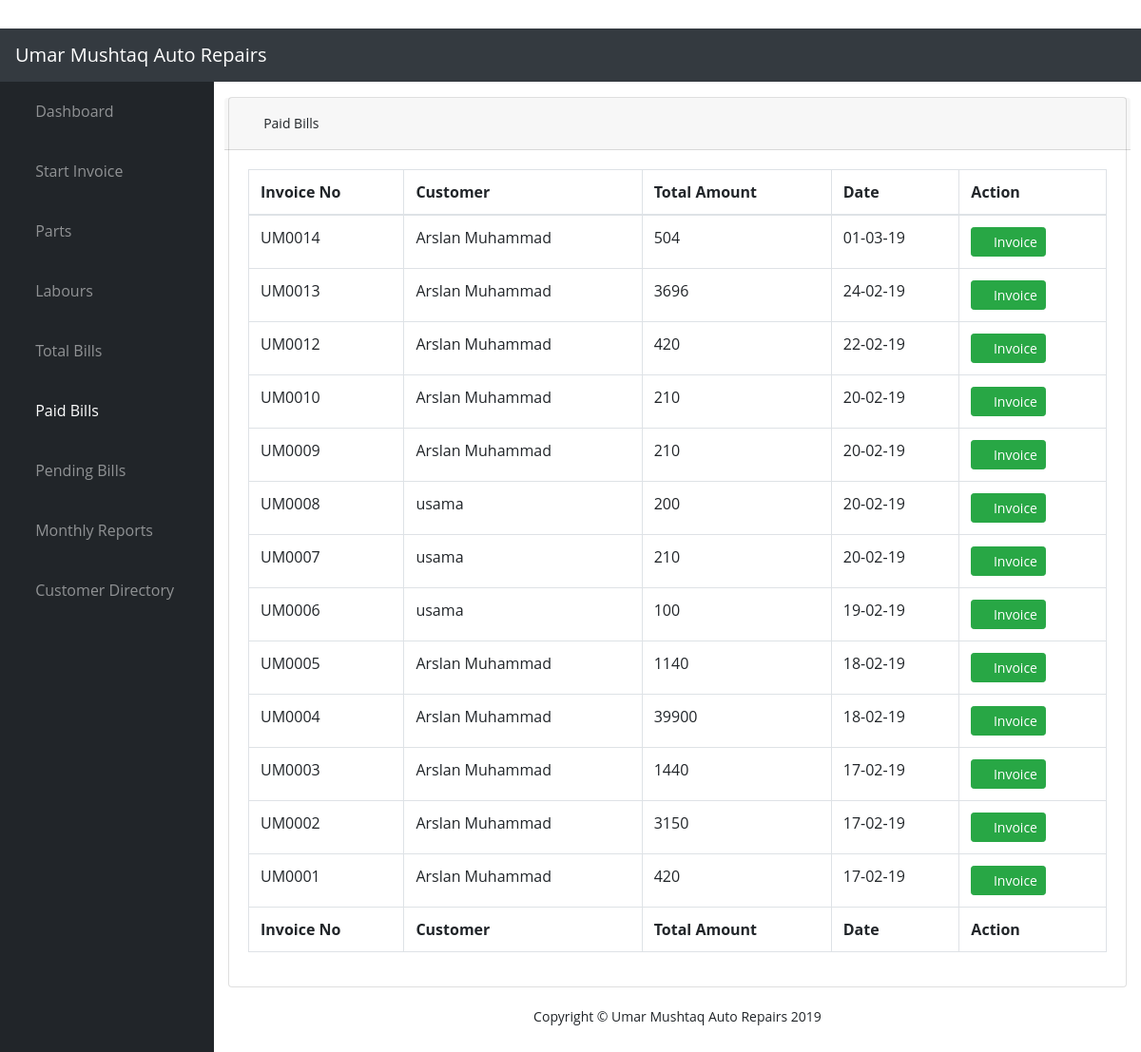
/PaidBills (signed in), run on the app's committed database.
### app/models.py (models this page shows)
class Invoice(models.Model):
    invoiceNo = models.CharField(max_length=10, blank=True)
    customer = models.ForeignKey(Customer, null=True)
    plate = models.CharField(max_length=20)
    model = models.CharField(max_length=20)
    AC_CHOICES = ((True, 'AC'), (False, 'Non AC'))
    isAC = models.BooleanField(choices=AC_CHOICES, default='AC')
    Tran_CHOICES = ((True, 'Automatic'), (False, 'Manual'))
    transmission = models.BooleanField(choices=Tran_CHOICES, default='Automatic')
    color = models.CharField(max_length=20)
    miles = models.CharField(max_length=20)
    motor = models.CharField(max_length=20)
    year = models.CharField(max_length=20)
    partTotal = models.PositiveIntegerField(default = 0)
    labourTotal = models.PositiveIntegerField(default = 0)
    taxAmount = models.DecimalField(default = 0, max_digits=10, decimal_places=2)
    totalAmount = models.DecimalField(default = 0, validators=[MinValueValidator(0)], max_digits=10, decimal_places=2)
    discount = models.PositiveIntegerField(default = 0, validators=[MaxValueValidator(100)])
    grandTotal = models.PositiveIntegerField()
    paid = models.PositiveIntegerField()
    balance = models.IntegerField()
    status = models.BooleanField()
    due_date = models.DateField(default=datetime.now)
    date_created = models.DateTimeField(default=datetime.now, blank=True)
    date_modified = models.DateTimeField(default=datetime.now, blank=True)

class Customer(models.Model):
    name = models.CharField(max_length=200)
    address = models.CharField(max_length=200)
    contact = models.CharField(max_length=200)
    email = models.EmailField(max_length=200)
    date_created = models.DateTimeField(default=datetime.now, blank=True)
    date_modified = models.DateTimeField(default=datetime.now, blank=True)

### app/views.py (the view)
# urls.py: url(r'^PaidBills$', app.views.paidBills, name='paidBills'),
@login_required(login_url='/login/')
def paidBills(request, template_name='app/paidBills.html'):
    bills = Invoice.objects.filter(status=True).order_by('-date_created')
    data = {
            "paidBills": "active",
            'title':'Paid Bills',
            'year':datetime.now().year
           }
    data['bills'] = bills
    return render(request, template_name, data)

### app/templates/app/paidBills.html
{% extends "app/layout.html" %}
{% block content %}
{% load widget_tweaks %}
    <div class="container-fluid">
        <div class="card mb-3">
            <div class="card-header form-row">
                <span><i class="fas fa-fw fa-money-bill-alt"></i> Paid Bills </span>
            </div>
            <div class="card-body">
                <div class="table-responsive">
                    {% if bills %}
                    <table class="table table-bordered" id="dataTable" width="100%" cellspacing="0">
                        <thead>
                            <tr>
                                <th>Invoice No</th>
                                <th>Customer</th>
                                <th>Total Amount</th>
                                <th>Date</th>
                                <th>Action</th>
                            </tr>
                        </thead>
                        <tfoot>
                            <tr>
                                <th>Invoice No</th>
                                <th>Customer</th>
                                <th>Total Amount</th>
                                <th>Date</th>
                                <th>Action</th>
                            </tr>
                        </tfoot>
                        <tbody>
                            {% for bill in bills %}
                            <tr>
                                <td>{{bill.invoiceNo}}</td>
                                <td>{{bill.customer.name}}</td>
                                <td>{{bill.grandTotal}}</td>
                                <td>{{bill.date_created|date:"d-m-y"}}</td>
                                <td>
                                    <a href="{% url 'invoice' bill.id %}" class="btn btn-success btn-sm">
                                        <i class="fas fa-file-invoice-dollar"></i> Invoice
                                    </a>
                                </td>
                            </tr>
                            {% endfor %}
                        </tbody>
                    </table>
                    {% endif %}
                </div>
            </div>
        </div>
    </div>
{% endblock %}

### app/static/app/css/sb-admin.css (style rules this page uses)
html { position: relative; min-height: 100%; }
body { height: 100%; }
:root { --input-padding-x: 0.75rem; --input-padding-y: 0.75rem; }

### data on the page
Invoice: invoiceNo "UM0014", customer.name "Arslan Muhammad", grandTotal "504", date_created "01-03-19"
Invoice: invoiceNo "UM0013", customer.name "Arslan Muhammad", grandTotal "3696", date_created "24-02-19"
Invoice: invoiceNo "UM0012", customer.name "Arslan Muhammad", grandTotal "420", date_created "22-02-19"
Invoice: invoiceNo "UM0010", customer.name "Arslan Muhammad", grandTotal "210", date_created "20-02-19"
Invoice: invoiceNo "UM0009", customer.name "Arslan Muhammad", grandTotal "210", date_created "20-02-19"
Invoice: invoiceNo "UM0008", customer.name "usama", grandTotal "200", date_created "20-02-19"
Invoice: invoiceNo "UM0007", customer.name "usama", grandTotal "210", date_created "20-02-19"
Invoice: invoiceNo "UM0006", customer.name "usama", grandTotal "100", date_created "19-02-19"
Invoice: invoiceNo "UM0005", customer.name "Arslan Muhammad", grandTotal "1140", date_created "18-02-19"
Invoice: invoiceNo "UM0004", customer.name "Arslan Muhammad", grandTotal "39900", date_created "18-02-19"
Invoice: invoiceNo "UM0003", customer.name "Arslan Muhammad", grandTotal "1440", date_created "17-02-19"
Invoice: invoiceNo "UM0002", customer.name "Arslan Muhammad", grandTotal "3150", date_created "17-02-19"
Invoice: invoiceNo "UM0001", customer.name "Arslan Muhammad", grandTotal "420", date_created "17-02-19"
